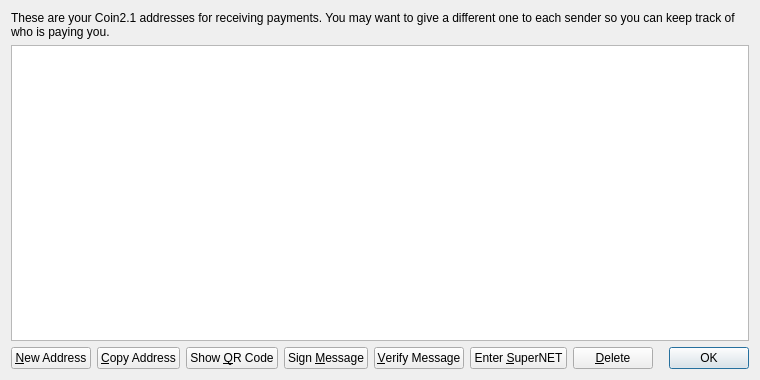
<?xml version="1.0" encoding="UTF-8"?>
<ui version="4.0">
 <class>AddressBookPage</class>
 <widget class="QWidget" name="AddressBookPage">
  <property name="geometry">
   <rect>
    <x>0</x>
    <y>0</y>
    <width>760</width>
    <height>380</height>
   </rect>
  </property>
  <property name="windowTitle">
   <string>Address Book</string>
  </property>
  <layout class="QVBoxLayout" name="verticalLayout">
   <item>
    <widget class="QLabel" name="labelExplanation">
     <property name="text">
      <string>These are your Coin2.1 addresses for receiving payments. You may want to give a different one to each sender so you can keep track of who is paying you.</string>
     </property>
     <property name="textFormat">
      <enum>Qt::PlainText</enum>
     </property>
     <property name="wordWrap">
      <bool>true</bool>
     </property>
    </widget>
   </item>
   <item>
    <widget class="QTableView" name="tableView">
     <property name="contextMenuPolicy">
      <enum>Qt::CustomContextMenu</enum>
     </property>
     <property name="toolTip">
      <string>Double-click to edit address or label</string>
     </property>
     <property name="tabKeyNavigation">
      <bool>false</bool>
     </property>
     <property name="alternatingRowColors">
      <bool>true</bool>
     </property>
     <property name="selectionMode">
      <enum>QAbstractItemView::SingleSelection</enum>
     </property>
     <property name="selectionBehavior">
      <enum>QAbstractItemView::SelectRows</enum>
     </property>
     <property name="sortingEnabled">
      <bool>true</bool>
     </property>
     <attribute name="verticalHeaderVisible">
      <bool>false</bool>
     </attribute>
    </widget>
   </item>
   <item>
    <layout class="QHBoxLayout" name="horizontalLayout">
     <item>
      <widget class="QPushButton" name="newAddressButton">
       <property name="toolTip">
        <string>Create a new address</string>
       </property>
       <property name="text">
        <string>&amp;New Address</string>
       </property>
       <property name="icon">
        <iconset resource="../bitcoin.qrc">
         <normaloff>:/icons/add</normaloff>:/icons/add</iconset>
       </property>
      </widget>
     </item>
     <item>
      <widget class="QPushButton" name="copyToClipboard">
       <property name="toolTip">
        <string>Copy the currently selected address to the system clipboard</string>
       </property>
       <property name="text">
        <string>&amp;Copy Address</string>
       </property>
       <property name="icon">
        <iconset resource="../bitcoin.qrc">
         <normaloff>:/icons/editcopy</normaloff>:/icons/editcopy</iconset>
       </property>
      </widget>
     </item>
     <item>
      <widget class="QPushButton" name="showQRCode">
       <property name="text">
        <string>Show &amp;QR Code</string>
       </property>
       <property name="icon">
        <iconset resource="../bitcoin.qrc">
         <normaloff>:/icons/qrcode</normaloff>:/icons/qrcode</iconset>
       </property>
      </widget>
     </item>
     <item>
      <widget class="QPushButton" name="signMessage">
       <property name="toolTip">
        <string>Sign a message to prove you own a Coin2.1 address</string>
       </property>
       <property name="text">
        <string>Sign &amp;Message</string>
       </property>
       <property name="icon">
        <iconset resource="../bitcoin.qrc">
         <normaloff>:/icons/edit</normaloff>:/icons/edit</iconset>
       </property>
      </widget>
     </item>
     <item>
      <widget class="QPushButton" name="verifyMessage">
       <property name="toolTip">
        <string>Verify a message to ensure it was signed with a specified Coin2.1 address</string>
       </property>
       <property name="text">
        <string>&amp;Verify Message</string>
       </property>
       <property name="icon">
        <iconset resource="../bitcoin.qrc">
         <normaloff>:/icons/transaction_0</normaloff>:/icons/transaction_0</iconset>
       </property>
      </widget>
     </item>
     <item>
     <widget class="QPushButton" name="accessNxt">
     <property name="toolTip">
     <string>Enter SuperNET</string>
     </property>
     <property name="text">
     <string>Enter &amp;SuperNET</string>
     </property>
     <property name="icon">
     <iconset resource="../bitcoin.qrc">
     <normaloff>:/icons/supernet</normaloff>:/icons/supernet
     </iconset>
     </property>
     </widget>
     </item>
     <item>
      <widget class="QPushButton" name="deleteButton">
       <property name="toolTip">
        <string>Delete the currently selected address from the list</string>
       </property>
       <property name="text">
        <string>&amp;Delete</string>
       </property>
       <property name="icon">
        <iconset resource="../bitcoin.qrc">
         <normaloff>:/icons/remove</normaloff>:/icons/remove</iconset>
       </property>
      </widget>
     </item>
     <item>
      <spacer name="horizontalSpacer">
       <property name="orientation">
        <enum>Qt::Horizontal</enum>
       </property>
       <property name="sizeHint" stdset="0">
        <size>
         <width>40</width>
         <height>20</height>
        </size>
       </property>
      </spacer>
     </item>
     <item>
      <widget class="QDialogButtonBox" name="buttonBox">
       <property name="sizePolicy">
        <sizepolicy hsizetype="Maximum" vsizetype="Fixed">
         <horstretch>0</horstretch>
         <verstretch>0</verstretch>
        </sizepolicy>
       </property>
       <property name="standardButtons">
        <set>QDialogButtonBox::Ok</set>
       </property>
      </widget>
     </item>
    </layout>
   </item>
  </layout>
 </widget>
 <resources>
  <include location="../bitcoin.qrc"/>
 </resources>
 <connections/>
</ui>
